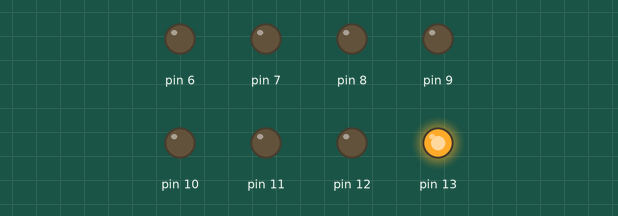
Bench run of a sketch on a simulated Arduino Uno, built with avr-gcc and run on an emulated ATmega328P. On the bench: output pins drawn as LEDs (lit = HIGH).

Above: at 0.5 s.
At 2.5 s:
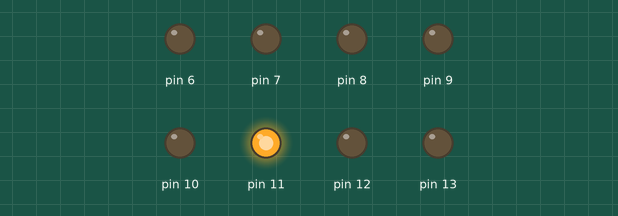
At 3.5 s:
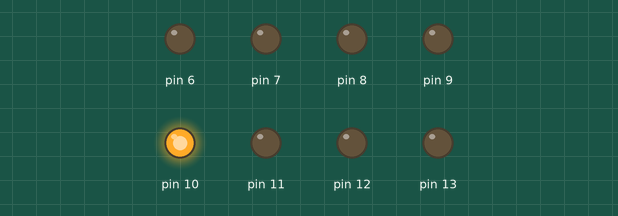
At 5.5 s:
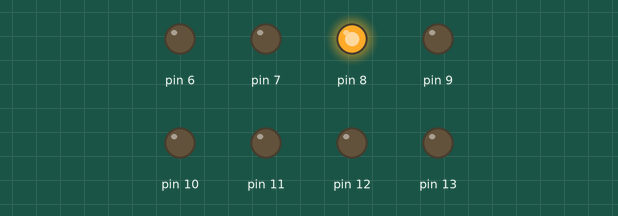
At 7.5 s:
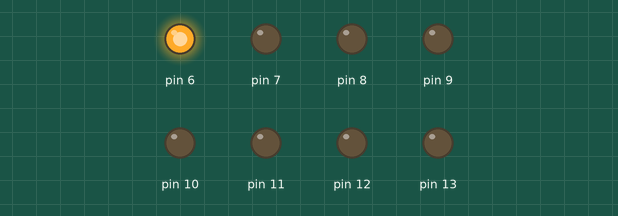
At 10.5 s:
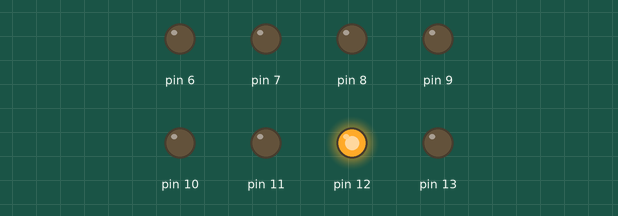
Timing chart, 0 to 11.7 s (numbered marks = the images above):
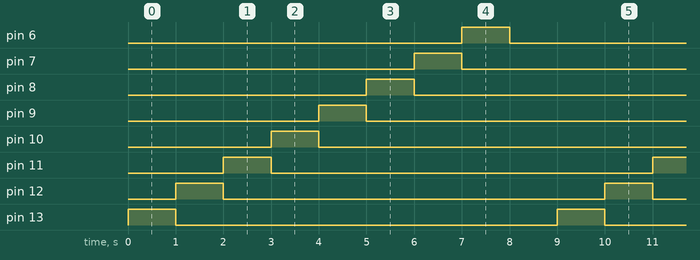

The sketch:

led_pattern.ino
```cpp
int i=13;
void setup()
{
  pinMode(13,OUTPUT);
  pinMode(12,OUTPUT);
  pinMode(11,OUTPUT);
  pinMode(10,OUTPUT);
  pinMode(9,OUTPUT);
  pinMode(8,OUTPUT);
  pinMode(7,OUTPUT);
  pinMode(6,OUTPUT);
  digitalWrite(13,LOW);
  digitalWrite(12,LOW);
  digitalWrite(11,LOW);
  digitalWrite(10,LOW);
  digitalWrite(9,LOW);
  digitalWrite(8,LOW);
  digitalWrite(7,LOW);
  digitalWrite(6,LOW);
}
void loop()
{
  for(i=13;i>=5;i--)
  {
    digitalWrite(i,HIGH);
    //digitalWrite(i-1,LOW);
    delay(1000);
    digitalWrite(i,LOW);
  }
}
```

Measured:
- by itself, pin 6–13: alternates HIGH for 1.0 s and LOW for 8.0 s
- by itself, everything shown: repeats every 9.0 s, in 9 steps
